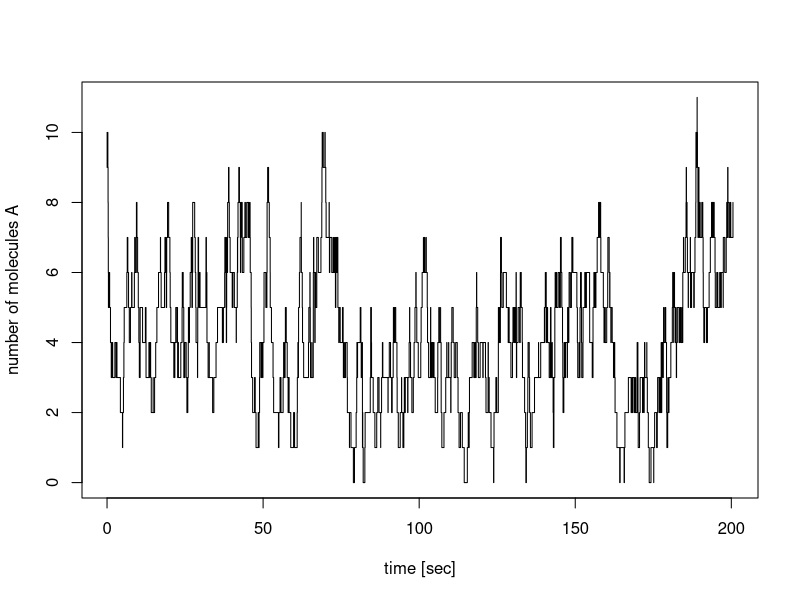

Here is the R script that generated this plot:
# Gillespie-Algorithm
# catalyitcl degragation

########################################################################

Gillespie <- function(t0,Tend,X0,param,propensities){
  # 1. Set initial time t=t0 and number of molecules X(t) = X0
  t 			<- t0
  X 			<- X0
  t_vector 	<- t
  X_matrix 	<- matrix(X,ncol=1)
  while (t<Tend){
    prop 	<- propensities(X,param)
    a0 		<- sum(prop$a)
    # 2. Determine time to next reaction event ...
    tau 	<- -1/a0*log(runif(1,min=0,max=1))
    # ... and type of next reaction event
    y 		<- runif(1,min=0,max=1)
    mu 		<- 0
    a_sum 	<- 0
    while (a_sum<y){
      mu 		<- mu+1
      a_sum 	<- a_sum+prop$a[mu]/sum(prop$a)
    }
    # 4. Update time ...
    t 			<- t+tau
    t_vector 	<- c(t_vector,t)
    # ... and number of molecules
    X 			<- X+prop$nu[,mu]
    X_matrix 	<- cbind(X_matrix,X)
  }	# 5. Go to 2. as long as t < Tend
  return(list(t=t_vector,X=X_matrix))
}

########################################################################

start 		<- c(10,1)				# (A,B)
params 	<- c(c1=0.5,c2=2)

propensitiesUsed <- function(state,param){
  with(as.list(c(state,param)),{
    # propensities
    A 	<- state[1]
    B 	<- state[2]
    a1 	<- c1*A*B
    a2 	<- c2
    # stochiometric matrix
    nu 	<- matrix(c(-1,0,1,0),ncol=2)
    return(list(a=c(a1,a2),nu=nu))
  })
}

G <- Gillespie(t0=0,Tend=200,X0=start,param=params,propensities=propensitiesUsed)
plot(G$t,G$X[1,],'s',xlab='time [sec]',ylab='number of molecules A')

########################################################################
